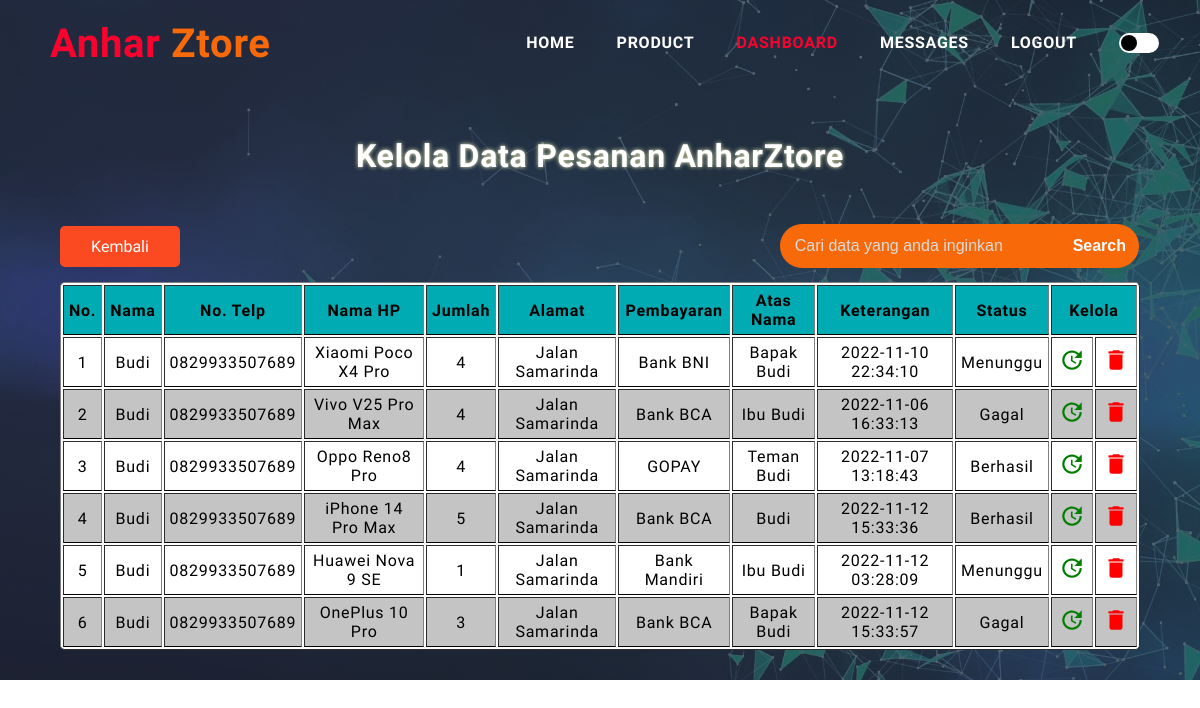
The app's page /pengguna/admin/kelola-pesanan.php (signed in) with its own data.
### tables this page shows
CREATE TABLE `pesanan` (
  `id_pesanan` int(10) NOT NULL,
  `id_user` int(10) NOT NULL,
  `id_produk` int(10) NOT NULL,
  `metode_pembayaran` varchar(100) NOT NULL,
  `jumlah` int(10) NOT NULL,
  `total_harga` int(10) NOT NULL,
  `keterangan_waktu` timestamp NOT NULL DEFAULT current_timestamp() ON UPDATE current_timestamp(),
  `atas_nama` varchar(100) NOT NULL,
  `status` enum('menunggu','berhasil','gagal') NOT NULL
);

CREATE TABLE `user` (
  `id_user` int(10) NOT NULL,
  `role` enum('admin','user') NOT NULL,
  `username` varchar(100) NOT NULL,
  `password` varchar(100) NOT NULL,
  `email` varchar(100) NOT NULL,
  `no_hp` varchar(16) NOT NULL,
  `alamat` text NOT NULL
);

CREATE TABLE `produk` (
  `id_produk` int(10) NOT NULL,
  `nama` varchar(100) NOT NULL,
  `harga` int(10) NOT NULL,
  `kategori` varchar(50) NOT NULL,
  `deskripsi` text NOT NULL,
  `stock` int(10) NOT NULL,
  `keterangan` timestamp NOT NULL DEFAULT current_timestamp() ON UPDATE current_timestamp(),
  `gambar` varchar(100) NOT NULL
);

### pengguna/admin/kelola-pesanan.php (the view, shortened to what this page needs)
<?php
    require "../../koneksi.php";
?>
<!DOCTYPE html>
<html lang="en">
<head>
    <link rel="stylesheet" href="../../style.css">
    <link rel="stylesheet" href="https://stackpath.bootstrapcdn.com/font-awesome/4.7.0/css/font-awesome.min.css">
</head>
<body>
    <div class="atas">
        <nav>
            <a href="index.html" id="logo"> Anhar <font color="#f86909"> Ztore </font> </a>
            <div class="navbar">
                <ul>
                    <li> <a href="admin.php"> HOME </a></li>
                    <li> <a href="../../produk/admin_list_barang.php"> PRODUCT </a></li>
                    <li> <a href="kelola.php" style="color: #fa022e;"> DASHBOARD </a></li>
                    <li> <a href="messages.php"> MESSAGES </a></li>
                    <li> <a href="../../logout.php"> LOGOUT </a></li>
                    <li>
                        <label>
                            <span class="check"></span>
                        </label>
                    </li>
                </ul>
            </div>
        </nav>
        <div class="crud">
            <h1> Kelola Data Pesanan AnharZtore </h1>
            <form action="" class="search_barang" method="GET">
                <div class="btn-kelola">
                    <button> <a href="kelola.php">Kembali</a> </button>
                </div>
                <div class="search" style="width: 45%;">
                    <input type="text" placeholder="Cari data yang anda inginkan" maxlength="50" class="anu_search" name="cari" style="color: #ffffff;">
                    <button type="submit" name="search" class="searching">Search</button>
                </div>
            </form>
            <table border="1">
                <tr height="50px">
                    <th> No. </th>
                    <th> Nama </th>
                    <th> No. Telp </th>
                    <th> Nama HP </th>
                    <th> Jumlah </th>
                    <th> Alamat </th>
                    <th> Pembayaran </th>
                    <th> Atas Nama </th>
                    <th> Keterangan </th>
                    <th> Status </th>
                    <th colspan="2"> Kelola </th>
                </tr>
                <?php
                    if (isset($_GET["search"])) {
                        $keyword = $_GET["cari"];
                        $result =   mysqli_query(
                                    $conn, "SELECT * FROM pesanan
                                            INNER JOIN user ON pesanan.id_user = user.id_user
                                            INNER JOIN produk ON pesanan.id_produk = produk.id_produk
                                            WHERE   user.username LIKE '%$keyword%' OR
                                                    user.no_hp LIKE '%$keyword%' OR
                                                    produk.nama LIKE '%$keyword%' OR
                                                    jumlah LIKE '%$keyword%' OR
                                                    user.alamat LIKE '%$keyword%' OR
                                                    metode_pembayaran LIKE '%$keyword%' OR
                                                    atas_nama LIKE '%$keyword%' OR
                                                    `status` LIKE '%$keyword%'");
                        if (mysqli_num_rows($result) === 0){
                            echo "<p
                                style='
                                    color: #ffffff;
                                    font-size: 24px;
                                    width: 100%;
                                '>
                                Oops, Data Tidak Ditemukan </p>";
                            }
                    }
                    else {
                        $result = mysqli_query(
                                    $conn, "SELECT * FROM pesanan
                                            INNER JOIN user ON pesanan.id_user = user.id_user
                                            INNER JOIN produk ON pesanan.id_produk = produk.id_produk");
                    }
                    $pesanan = [];
                    while ($row = mysqli_fetch_assoc($result)) {
                        $pesanan[] = $row;
                    }
                    $i = 1;
                    foreach ($pesanan as $pesan):
                ?>
                <tr>
                    <td> <?php echo $i ;?> </td>
                    <td> <?php echo ucwords($pesan['username']) ;?> </td>
                    <td> <?php echo $pesan['no_hp'] ;?> </td>
                    <td> <?php echo $pesan['nama'] ;?> </td>
                    <td> <?php echo $pesan['jumlah'] ;?> </td>
                    <td> <?php echo $pesan['alamat'] ;?> </td>
                    <td> <?php echo $pesan['metode_pembayaran'] ;?> </td>
                    <td> <?php echo $pesan['atas_nama'] ;?> </td>
                    <td> <?php echo $pesan['keterangan_waktu'] ;?> </td>
                    <td> <?php echo ucwords($pesan['status']) ;?> </td>
                    <td width="4%"> <a href="../../pesanan/admin-edit-pesanan.php?id=<?php echo $pesan['id_pesanan']; ?>" class="updt"> <i class="material-icons" style="font-size:26px;color:green">update</i> </td> </a>
                    <td width="4%"> <a href="../../pesanan/hapus.php?id=<?php echo $pesan['id_pesanan']; ?>" class = "dlt"> <i class="material-icons" style="font-size:26px;color:red">delete</i> </a> </td>
                </tr>
                <?php
                    $i++;
                    endforeach;
                ?>
            </table>
        </div>
    </div>
</body>
</html>

### style.css (style rules this page uses)
* { margin: 0; padding: 0; scroll-behavior: smooth; }
:root { --Atas-color: linear-gradient(rgba(30, 34, 51, 0.7),rgba(30, 34, 51, 0.7)), url(assets/bg.jpg); --Bawah-color: url(assets/bg2.jpg); --h1produk-color: rgb(8, 8, 53); --h1produk-shadow: 1px 1px 3px red; --pproduk-color: rgb(85, 81, 81); --kolom-color: #dafaf8; --kolom-shadow: rgb(108, 108, 108); --kolom-hover: rgb(55, 82, 255); --h1review-color: rgb(8, 8, 53); --kolomreview-color: #e9f9f7; --preview-color: black; --fareview-color: rgb(6, 15, 114); --form-color: rgba(255, 255, 255, 0.3); --tampil-color: linear-gradient(rgba(17,100,98,1) 0%, rgba(15,13,106,1) 100%); --form-shadow: 0px 0px 5px white; }
body { letter-spacing: 0.75px; font-size: 16px; font-weight: 500; }
.check:before, .check:after { border-radius: 50%; content: ''; position: absolute; top: 2px; transition: transform 0.5s ease; height: 16px; width: 16px; }
.check:before { background-color: #000; left: 2px; }
.check { background-color: #fff; border-radius: 20px; cursor: pointer; display: block; height: 20px; overflow: hidden; position: relative; transition: background-color 0.5s ease-in; box-shadow: 0.5s ease-in; width: 40px; }
.atas { min-height: 650px; height: auto; width: 100%; background-image: var(--Atas-color); background-position: center; background-size: cover; position: static; font-family: 'Ubuntu', sans-serif; text-align: center; margin: auto; z-index: 1; padding-bottom: 30px; }
nav { padding-top: 20px; padding-bottom: 20px; display: flex; padding-left: 50px; justify-content: space-between; align-items: center; }
#logo { color: rgb(248, 240, 227); font-size: 40px; text-decoration: none; font-weight: 700; }
.navbar { float: right; }
.navbar ul { display: flex; flex-direction: row; align-items: center; }
.navbar ul li { list-style: none; display: flex; flex-direction: column; padding-right: 40px; position: static; border:1px solid transparent; }
.navbar ul li a { font-weight: 600; color: white; text-decoration: none; font-family: 'Ubuntu', sans-serif; font-size: 16px; }
.navbar ul li::after { content: ''; width: 0%; height: 2px; display: flex; margin: auto; transition: 0.5s; }
.search_barang { width: 90%; margin: auto; display: flex; justify-content: space-between; align-items: center; }
.crud .search_barang .btn-kelola { margin-left: 0; }
.search_barang .btn-kelola button { margin-top: 0; margin-bottom: 0; }
.search { width: 40%; text-align: center; display: flex; justify-content: center; align-items: center; height: 40px; border: 1px solid transparent; }
.search .searching { border-top-left-radius: 0; border-bottom-left-radius: 0; border-top-right-radius: 40px; border-bottom-right-radius: 40px; font-weight: bold; background-color: #f86909; color: #ffffff; font-size: 16px; border-radius: none; border: 1px solid transparent; width: 25%; padding: 12px; margin: 0; cursor: pointer; transition: all 0.5s; }
.anu_search { font-size: 16px; border-top-left-radius: 40px; border-bottom-left-radius: 40px; padding: 12px; padding-left: 14px; background-color: #f86909; border: 1px solid transparent; outline: none; width: 100%; }
.crud h1 { margin-top: 50px; margin-bottom: 50px; color: white; text-shadow: 0 0 4px #E5EBB2; }
table { background: white; border-radius: 5px; margin: auto; width: 90%; margin-top: 15px; }
table tr:nth-child(odd) { background: rgb(197, 196, 196); }
table td, th { padding: 5px; border-bottom: 1px solid black; }
table th { background: #00ABB3; position: sticky; }
.crud .btn-kelola { margin-left: 67px; margin: 0; display: flex; width: 90%; margin: auto; }
.crud button { width: 120px; border-radius: 5px; background: #fb4a22; border: none; outline: none; border: 1px solid transparent; margin: 0; margin-right: 15px; padding: 10px 0 ; }
.crud button a { font-size: 16px; font-family: 'Ubuntu'; font-weight: 500; text-decoration: none; color: white; }
table a { text-decoration: none; color: black; }
.material-icons { transition: 0.3s all linear; }

### records on screen
pesanan: id_user.username "Budi", id_user.no_hp "0829933507689", id_produk.nama "Xiaomi Poco X4 Pro", jumlah "4", id_user.alamat "Jalan Samarinda", metode_pembayaran "Bank BNI", atas_nama "Bapak Budi", keterangan_waktu "2022-11-10 22:34:10", status "Menunggu"
pesanan: id_user.username "Budi", id_user.no_hp "0829933507689", id_produk.nama "Vivo V25 Pro Max", jumlah "4", id_user.alamat "Jalan Samarinda", metode_pembayaran "Bank BCA", atas_nama "Ibu Budi", keterangan_waktu "2022-11-06 16:33:13", status "Gagal"
pesanan: id_user.username "Budi", id_user.no_hp "0829933507689", id_produk.nama "Oppo Reno8 Pro", jumlah "4", id_user.alamat "Jalan Samarinda", metode_pembayaran "GOPAY", atas_nama "Teman Budi", keterangan_waktu "2022-11-07 13:18:43", status "Berhasil"
pesanan: id_user.username "Budi", id_user.no_hp "0829933507689", id_produk.nama "iPhone 14 Pro Max", jumlah "5", id_user.alamat "Jalan Samarinda", metode_pembayaran "Bank BCA", atas_nama "Budi", keterangan_waktu "2022-11-12 15:33:36", status "Berhasil"
pesanan: id_user.username "Budi", id_user.no_hp "0829933507689", id_produk.nama "Huawei Nova 9 SE", jumlah "1", id_user.alamat "Jalan Samarinda", metode_pembayaran "Bank Mandiri", atas_nama "Ibu Budi", keterangan_waktu "2022-11-12 03:28:09", status "Menunggu"
pesanan: id_user.username "Budi", id_user.no_hp "0829933507689", id_produk.nama "OnePlus 10 Pro", jumlah "3", id_user.alamat "Jalan Samarinda", metode_pembayaran "Bank BCA", atas_nama "Bapak Budi", keterangan_waktu "2022-11-12 15:33:57", status "Gagal"
